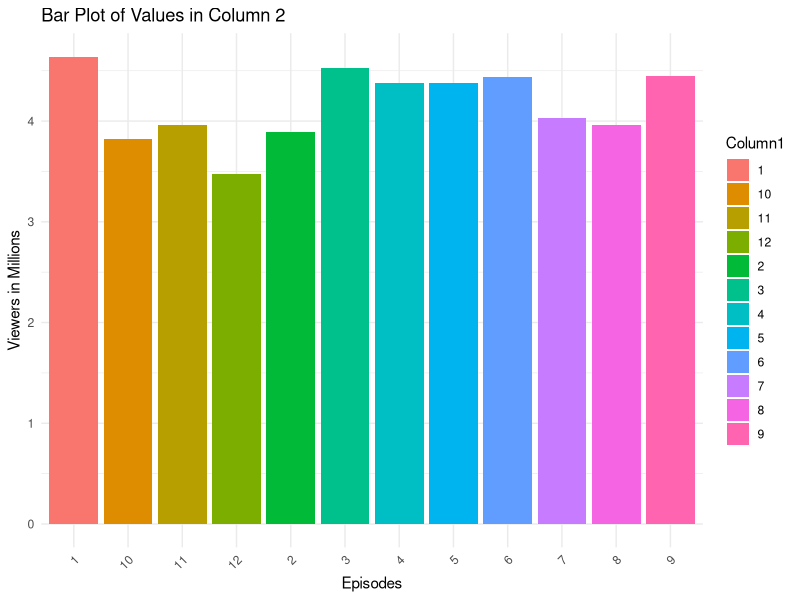
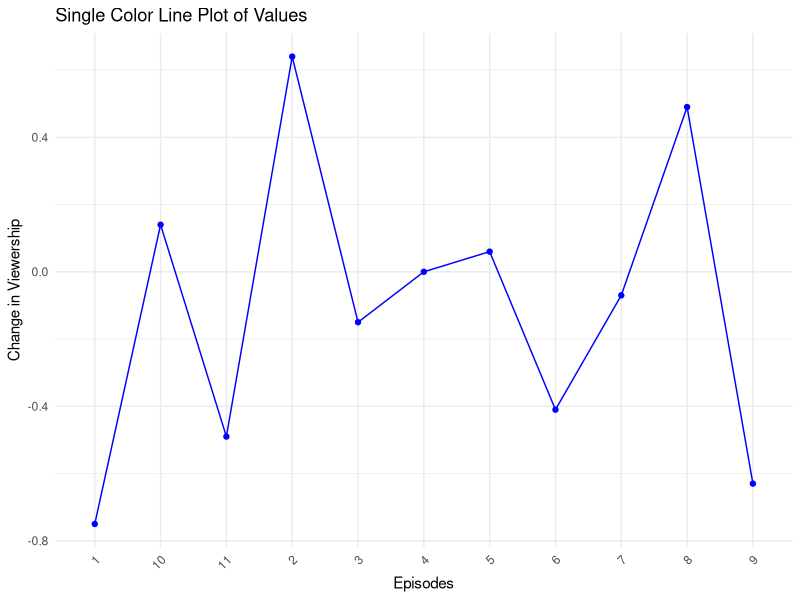

The R source for these figures, in order:
## ---- chunk 1
knitr::opts_chunk$set(echo = TRUE)
## ---- chunk 2
# Load necessary libraries
library(ggplot2)

### Create a sample data frame
data <- data.frame(Column1 = c("1", "2", "3", "4", "5", "6", "7", "8", "9", "10", "11", "12"),
                   Column2 = c(4.64, 3.89, 4.53, 4.38, 4.38, 4.44, 4.03, 3.96, 4.45, 3.82, 3.96, 3.47))
## ---- chunk 3
library(knitr)
# Your data
your_data <- data.frame(
  Stats = c("Mean", "Median", "SD", "Min", "Max", "Range"),
  Results = c(4.1625, 4.205, 0.340101088, 3.47, 4.64, 1.17))

# Create a table
kable(your_data, format = "html")
## ---- chunk 4
### Create a bar plot
ggplot(data, aes(x = Column1, y = Column2, fill = Column1)) +
  geom_bar(stat = "identity") +
  labs(title = "Bar Plot of Values in Column 2",
       x = "Episodes",
       y = "Viewers in Millions") +
  theme_minimal() +
  theme(axis.text.x = element_text(angle = 45, hjust = 1))
## ---- chunk 5
### Create a sample data frame
my_data <- data.frame(Series_Name = c("1", "2", "3", "4", "5", "6", "7", "8", "9", "10", "11"),
                      Values = c(-0.75, 0.64, -0.15, 0, 0.06, -0.41, -0.07, 0.49, -0.63, 0.14, -0.49))

# Create a single color line plot
ggplot(my_data, aes(x = Series_Name, y = Values, group = 1)) +
  geom_line(color = "blue") +
  geom_point(color = "blue") +
  labs(title = "Single Color Line Plot of Values",
       x = "Episodes",
       y = "Change in Viewership") +
  theme_minimal() +
  theme(axis.text.x = element_text(angle = 45, hjust = 1))
